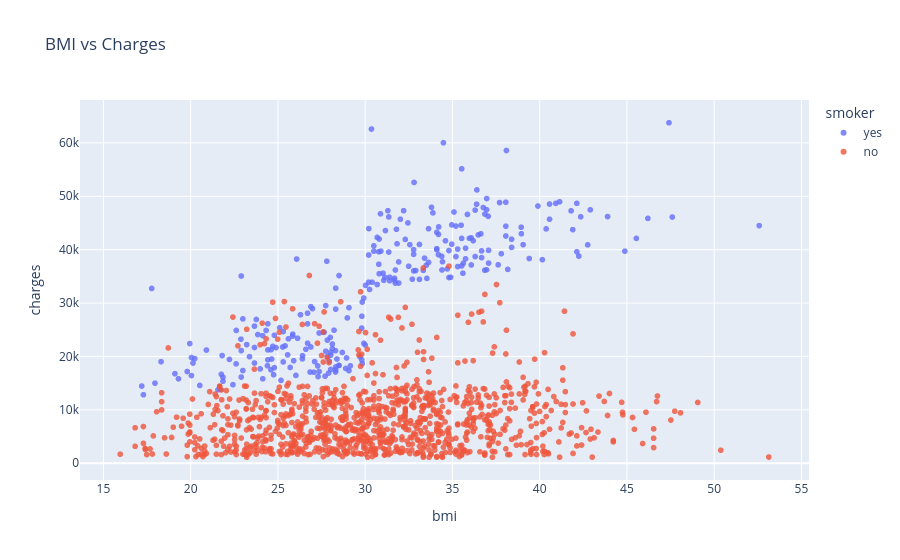

The code cell stored with this chart in its notebook:
### Code cell
# BMI and Charges

px.scatter(df_medical, x='bmi', y='charges', opacity=0.8, color='smoker',title='BMI vs Charges')

# Observations - 

# 1. No clear trend for non-smokers
# 2. 2 clear clusters for smokers

### Figure 1 — Plotly figure (JSON) as saved in the notebook; plotly's stock layout.template omitted (floating-point values rounded to 4 significant figures; data arrays with more than 128 entries replaced by an {"elided": "..."} marker saying what was removed)
{"data": [{"hovertemplate": "smoker=yes<br>bmi=%{x}<br>charges=%{y}<extra></extra>", "legendgroup": "yes", "marker": {"color": "#636efa", "opacity": 0.8, "symbol": "circle"}, "mode": "markers", "name": "yes", "showlegend": true, "type": "scattergl", "x": {"elided": "274 float values"}, "xaxis": "x", "y": {"elided": "274 float values"}, "yaxis": "y"}, {"hovertemplate": "smoker=no<br>bmi=%{x}<br>charges=%{y}<extra></extra>", "legendgroup": "no", "marker": {"color": "#EF553B", "opacity": 0.8, "symbol": "circle"}, "mode": "markers", "name": "no", "showlegend": true, "type": "scattergl", "x": {"elided": "1064 float values"}, "xaxis": "x", "y": {"elided": "1064 float values"}, "yaxis": "y"}], "layout": {"legend": {"title": {"text": "smoker"}, "tracegroupgap": 0}, "title": {"text": "BMI vs Charges"}, "xaxis": {"anchor": "y", "domain": [0, 1], "title": {"text": "bmi"}}, "yaxis": {"anchor": "x", "domain": [0, 1], "title": {"text": "charges"}}}}
